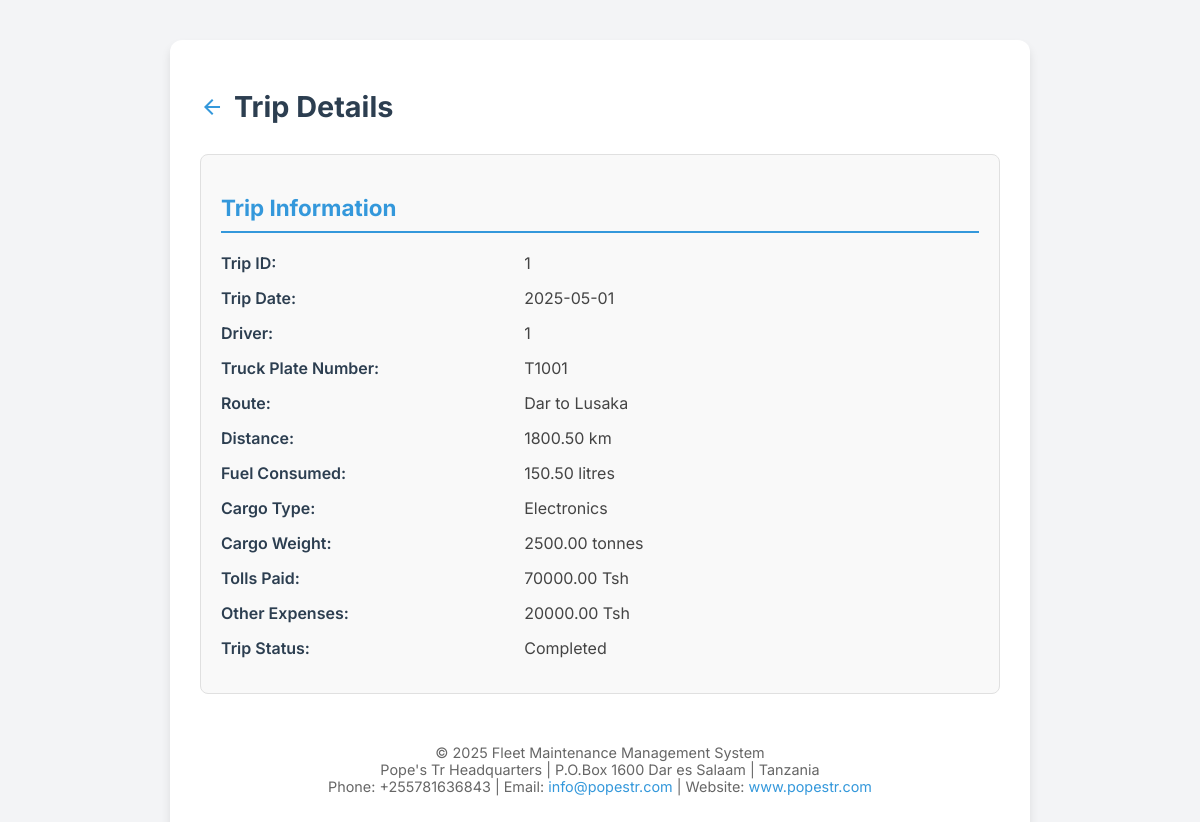
The app's page /view-trip.php?id=1 with its own data.
### tables this page shows
CREATE TABLE `trip_logs` (
  `trip_id` int(11) NOT NULL,
  `trip_date` date NOT NULL,
  `driver_id` int(11) NOT NULL,
  `truck_plate_number` varchar(255) NOT NULL,
  `trip_route` varchar(100) NOT NULL,
  `distance` decimal(10,2) NOT NULL,
  `fuel_consumed` decimal(10,2) NOT NULL,
  `cargo_type` varchar(50) NOT NULL,
  `cargo_weight` decimal(10,2) NOT NULL,
  `tolls_paid` decimal(10,2) NOT NULL,
  `other_expenses` decimal(10,2) NOT NULL,
  `trip_status` enum('Planned','In Transit','Completed','Cancelled') NOT NULL,
  `created_at` timestamp NOT NULL DEFAULT current_timestamp()
);

### view-trip.php (the view, shortened to what this page needs)
<?php
require_once 'config.php';
if (isset($_GET['id'])) {
    $trip_id = $_GET['id'];
    $stmt = $conn->prepare("SELECT * FROM trip_logs WHERE trip_id = ?");
    $stmt->bind_param("i", $trip_id);
    $stmt->execute();
    $result = $stmt->get_result();
    $trip = $result->fetch_assoc();
} else {
    die("Trip ID not provided.");
}
?>
<!DOCTYPE html>
<html lang="en">
<head>
</head>
<body>
    <div class="container">
        <h1>
            <span class="material-icons back-icon" onclick="window.location.href='trip_logs.php'">arrow_back</span>
            Trip Details
        </h1>
        <div class="details-section">
            <h2>Trip Information</h2>
            <div class="details-row">
                <div class="details-label">Trip ID:</div>
                <div class="details-value"><?php echo htmlspecialchars($trip['trip_id']); ?></div>
            </div>
            <div class="details-row">
                <div class="details-label">Trip Date:</div>
                <div class="details-value"><?php echo htmlspecialchars($trip['trip_date']); ?></div>
            </div>
            <div class="details-row">
                <div class="details-label">Driver:</div>
                <div class="details-value"><?php echo htmlspecialchars($trip['driver_id']); ?></div>
            </div>
            <div class="details-row">
                <div class="details-label">Truck Plate Number:</div>
                <div class="details-value"><?php echo htmlspecialchars($trip['truck_plate_number']); ?></div>
            </div>
            <div class="details-row">
                <div class="details-label">Route:</div>
                <div class="details-value"><?php echo htmlspecialchars($trip['trip_route']); ?></div>
            </div>
            <div class="details-row">
                <div class="details-label">Distance:</div>
                <div class="details-value"><?php echo htmlspecialchars($trip['distance']); ?> km</div>
            </div>
            <div class="details-row">
                <div class="details-label">Fuel Consumed:</div>
                <div class="details-value"><?php echo htmlspecialchars($trip['fuel_consumed']); ?> litres</div>
            </div>
            <div class="details-row">
                <div class="details-label">Cargo Type:</div>
                <div class="details-value"><?php echo htmlspecialchars($trip['cargo_type']); ?></div>
            </div>
             <div class="details-row">
                <div class="details-label">Cargo Weight:</div>
                <div class="details-value"><?php echo htmlspecialchars($trip['cargo_weight']); ?> tonnes</div>
            </div>
            <div class="details-row">
                <div class="details-label">Tolls Paid:</div>
                <div class="details-value"><?php echo htmlspecialchars($trip['tolls_paid']); ?> Tsh</div>
            </div>
            <div class="details-row">
                <div class="details-label">Other Expenses:</div>
                <div class="details-value"><?php echo htmlspecialchars($trip['other_expenses']); ?> Tsh</div>
            </div>
            <div class="details-row">
                <div class="details-label">Trip Status:</div>
                <div class="details-value"><?php echo htmlspecialchars($trip['trip_status']); ?></div>
            </div>
        </div>
    <footer>
        &copy; 2025 Fleet Maintenance Management System<br>
        Pope's Tr Headquarters | P.O.Box 1600 Dar es Salaam | Tanzania<br>
        Phone: +255781636843 | Email: <a href="mailto:info@popestr.com">info@popestr.com</a> | Website: <a href="http://www.popestr.com" target="_blank">www.popestr.com</a>
    </footer>
</body>
</html>

### view-trip.php (style rules this page uses)
body { font-family: 'Inter', sans-serif; background-color: #f3f4f6; margin: 0; padding: 0; }
.container { max-width: 800px; margin: 40px auto; background-color: #fff; padding: 30px; border-radius: 12px; box-shadow: 0 6px 10px rgba(0,0,0,0.1); }
h1 { color: #2c3e50; display: flex; align-items: center; margin-bottom: 30px; font-size: 1.8rem; }
.material-icons.back-icon { cursor: pointer; margin-right: 10px; color: #3498db; }
.details-section { margin-bottom: 25px; padding: 20px; border-radius: 8px; background-color: #f9f9f9; border: 1px solid #e0e0e0; }
.details-section h2 { color: #3498db; margin-bottom: 20px; font-size: 1.4rem; border-bottom: 2px solid #3498db; padding-bottom: 10px; }
.details-row { display: flex; justify-content: space-between; margin-bottom: 15px; }
.details-label { font-weight: 600; color: #2c3e50; width: 40%; }
.details-value { color: #444444; width: 60%; word-wrap: break-word; }
footer { text-align: center; font-size: 0.9rem; color: #666; padding: 20px 10px 10px; margin-top: 30px; }
footer a { color: #3498db; text-decoration: none; }

### records on screen
trip_logs: trip_id "1", trip_date "2025-05-01", driver "1", truck_plate_number "T1001", trip_route "Dar to Lusaka", distance "1800.50", fuel_consumed "150.50", cargo_type "Electronics", cargo_weight "2500.00", tolls_paid "70000.00", other_expenses "20000.00", trip_status "Completed"
